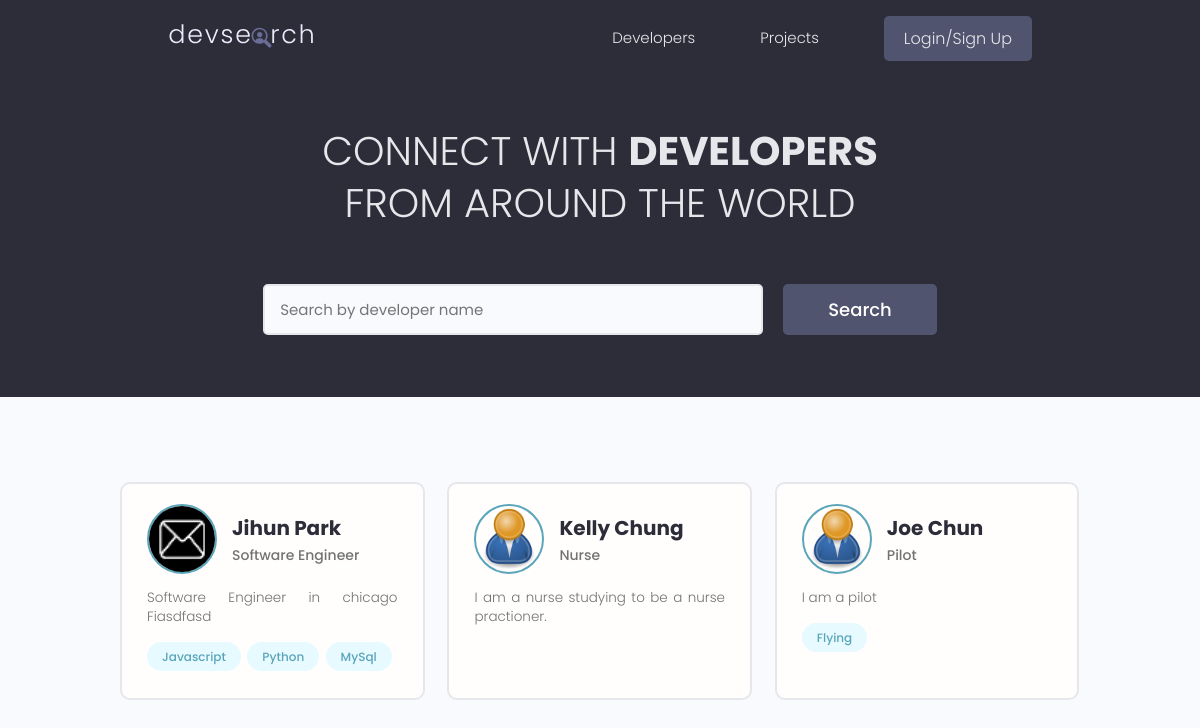
The page / on the database its author committed.
### users/models.py (models this page shows, shortened)
class Profile(models.Model):
    user = models.OneToOneField(User, on_delete=models.CASCADE, null=True, blank=True)
    name = models.CharField(max_length=200, blank=True, null=True)
    email = models.EmailField(max_length=500, blank=True, null=True)
    username = models.CharField(max_length=200, blank=True, null=True)
    location = models.CharField(max_length=200, blank=True, null=True)
    short_intro = models.CharField(max_length=200, blank=True, null=True)
    bio = models.TextField(blank=True, null=True)
    profile_image = models.ImageField(null=True, blank=True, upload_to='profiles/', default="profiles/user-default.png")
    social_github = models.CharField(max_length=200, blank=True, null=True)
    social_twitter = models.CharField(max_length=200, blank=True, null=True)
    social_linkedin = models.CharField(max_length=200, blank=True, null=True)
    social_youtube= models.CharField(max_length=200, blank=True, null=True)
    social_website = models.CharField(max_length=200, blank=True, null=True)
    created = models.DateTimeField(auto_now_add=True)
    id = models.UUIDField(default=uuid.uuid4, unique=True, primary_key=True, editable=False)

class Skill(models.Model):
    owner = models.ForeignKey(Profile, on_delete=models.CASCADE, null=True, blank=True)
    name = models.CharField(max_length=200, blank=True, null=True)
    description = models.TextField(null=True, blank=True)
    created = models.DateTimeField(auto_now_add=True)
    id = models.UUIDField(default=uuid.uuid4, unique=True, primary_key=True, editable=False)
    def __str__(self):
        return str(self.name)

### users/views.py (the view)
# urls.py: path("", views.profiles, name="profiles"),
def profiles(request):
    profiles, search_query = searchProfiles(request)
    custom_range, profiles = paginateProfiles(request, profiles, 3)
    context = {"profiles": profiles, "search_query": search_query, "custom_range": custom_range}
    return render(request, "users/profiles.html", context)

### users/utils.py (called while the page is built)
def paginateProfiles(request, profiles, results):
    page = request.GET.get("page")
    paginator = Paginator(profiles, results)
    try:
        profiles = paginator.page(page)
    except PageNotAnInteger:
        page = 1
        profiles = paginator.page(page)
    except EmptyPage:
        page = paginator.num_pages
        profiles = paginator.page(page)
    leftIndex = (int(page) - 1)
    if leftIndex < 1:
        leftIndex = 1
    rightIndex = (int(page) + 3)
    if rightIndex > paginator.num_pages:
        rightIndex = paginator.num_pages + 1
    custom_range = range(leftIndex, rightIndex)
    return custom_range, profiles

def searchProfiles(request):
    search_query = ""
    if request.GET.get("search_query"):
        search_query = request.GET.get("search_query")
    skills = Skill.objects.filter(name__iexact=search_query)
    profiles = Profile.objects.distinct().filter(
        Q(name__icontains=search_query) |
        Q(short_intro__icontains=search_query) |
        Q(skill__in=skills)
        )
    return profiles, search_query

### users/templates/users/profiles.html (shortened to what this page needs)
<!DOCTYPE html>
<html lang="en">
<head>
</head>
<body>
    {% extends 'main.html' %}
    {% block content %}
  <main class="home">
    <section class="hero-section text-center">
      <div class="container container--narrow">
        <div class="hero-section__box">
          <h2>CONNECT WITH <span>DEVELOPERS</span></h2>
          <h2>FROM AROUND THE WORLD</h2>
        </div>
        <div class="hero-section__search">
          <form class="form" action="{% url 'profiles' %}" method="get">
            <div class="form__field">
              <input class="input input--text" id="formInput#search" type="text" name="search_query"
                value="{{search_query}}" placeholder="Search by developer name" />
            </div>
            <input class="btn btn--sub btn--lg" type="submit" value="Search" />
          </form>
        </div>
      </div>
    </section>
    <section class="devlist">
      <div class="container">
        <div class="grid grid--three">
        {% for profile in profiles %}
          <div class="column card">
            <div class="dev">
              <a href="{% url 'userProfile' profile.id %}" class="card__body">
                <div class="dev__profile">
                  <img class="avatar avatar--md" src="{{ profile.profile_image.url }}" alt="image" />
                  <div class="dev__meta">
                    <h3>{{profile.name}}</h3>
                    <h5>{{profile.short_intro}}</h5>
                  </div>
                </div>
                <p class="dev__info">{{profile.bio|slice:"150"}}</p>
                <div class="dev__skills">
                {% for skill in profile.skill_set.all|slice:"5" %}
                  <span class="tag tag--pill tag--main">
                    <small>{{skill}}</small>
                  </span>
                {% endfor %}
                </div>
              </a>
            </div>
          </div>
         {% endfor %}
        </div>
      </div>
    </section>
    {% include 'pagination.html' with queryset=profiles custom_range=custom_range %}
  </main>
  {% endblock %}

### static/styles/app.css (style rules this page uses)
:root { --color-sub: #2d2d39; }
.btn--sub { background-color: var(--color-sub-light); }
.card { border: 2px solid var(--color-light); }
img { width: 100%; }
.hero-section { height: 40vh; display: flex; align-items: center; background-color: var(--color-sub); }
.hero-section__box { margin-bottom: 4rem; }
.hero-section__box > h2, .hero-section__box > h2 > span { font-size: 4rem; color: var(--color-light); line-height: 1.3; text-transform: uppercase; }
.hero-section__box > h2 { font-weight: 300; }
.hero-section__box > h2 > span { font-weight: 700; }
.hero-section__search > .form { display: flex; align-items: center; justify-content: center; gap: 2rem; }
.hero-section__search > .form input.input--text { width: 50rem; }
.devlist { margin-top: 8rem; }
.devlist .grid { align-items: stretch; }
.devlist .dev .dev__profile { display: flex; align-items: center; gap: 1.5rem; }
.devlist .dev .dev__meta h3 { color: var(--color-sub); font-size: 2rem; font-weight: 700; }
.devlist .dev .dev__meta h5 { color: var(--color-text); font-size: 1.4rem; font-weight: 500; }
.devlist .dev .dev__info { margin: 1.5rem 0; font-size: 1.35rem; line-height: 1.4; text-align: justify; }

### static/uikit/styles/modules/_variables.css (style rules this page uses)
:root { --color-main: #5aa5b9; --color-main-light: #e6faff; --color-sub: #3f4156; --color-sub-light: #51546e; --color-sub-lighter: #ededfd; --color-text: #737373; --color-gray: #8b8b8b; --color-light: #e5e7eb; --color-light-gray: #767676; --color-bg: #f8fafd; --color-white: #fffefd; --color-white-light: #f3f3f3; --color-success: #359e64; --color-success-bg: #def8e8; --color-error: #fc4b0b; --color-error-bg: #fff2ee; --font-base: 'Poppins', arial, helvetica, 'Segoe UI', roboto, ubuntu, sans-serif; --font-monospace: 'Fira Code', 'Courier New', courier, monospace; --font-regular: 300; --font-medium: 500; --font-bold: 700; --generic-shadow: 1px 1px 5px #00000010; --generic-transition: all 0.3s ease-in-out; }

### static/uikit/styles/modules/_base.css (style rules this page uses)
* { margin: 0; padding: 0; box-sizing: border-box; text-rendering: optimizeLegibility; color: inherit; font-size: inherit; }
html { font-size: 50%; }
@media only screen and (min-width: 480px) { html { font-size: 56.25%; } }
@media only screen and (min-width: 1200px) { html { font-size: 62.5%; } }
body { line-height: 1.6; font-weight: 400; font-size: 1.5rem; color: var(--color-text); background-color: var(--color-bg); min-height: 100vh; }

### static/uikit/styles/modules/_typography.css (style rules this page uses)
* { font-family: var(--font-base); }
h2 { font-size: 3.6rem; font-weight: var(--font-bold); }
h3 { font-size: 3.2rem; font-weight: var(--font-medium); }
h5 { font-size: 2.4rem; font-weight: var(--font-medium); }
h5, h6 { font-weight: var(--font-regular); }
p, span, strong { font-size: 1.6rem; color: var(--color-text); font-weight: var(--font-regular); }
a { padding-bottom: 2px; text-decoration: none; display: inline-block; color: var(--color-main); font-weight: var(--font-medium); }

### static/uikit/styles/modules/_utilities.css (style rules this page uses)
.container { width: 92%; max-width: 165rem; margin: 0 auto; box-sizing: border-box; }
.container--narrow { width: 92%; max-width: 120rem; }
@media screen and (min-width: 1000px) { .container { width: 90%; } }
@media screen and (min-width: 1000px) { .container--narrow { width: 85%; } }
@media screen and (min-width: 1200px) { .container { width: 80%; } }
@media screen and (min-width: 1200px) { .container--narrow { width: 72%; } }
.text-center { text-align: center; }

### static/uikit/styles/modules/_avatar.css (style rules this page uses)
.avatar { border-radius: 50%; border: 2px solid var(--color-main); object-fit: cover; }
.avatar--md { height: 7rem; width: 7rem; }

### static/uikit/styles/modules/_button.css (style rules this page uses)
.btn { display: inline-block; position: relative; cursor: pointer; background-color: var(--color-light); font-weight: var(--font-medium); color: var(--color-sub); text-decoration: none; padding: 1rem 2rem; border-radius: 0.5rem; border: none; width: -webkit-fit-content; width: -moz-fit-content; width: fit-content; height: -webkit-fit-content; height: -moz-fit-content; height: fit-content; font-size: 1.6rem; outline-width: 0; outline-color: transparent; -webkit-backface-visibility: hidden; backface-visibility: hidden; transition: all 0.3s ease-in-out; }
.btn--sub { background-color: var(--color-sub); color: var(--color-white); }
.btn--lg { font-size: 1.8rem; padding: 1.2rem 4.5rem; }

### static/uikit/styles/modules/_card.css (style rules this page uses)
.card { border-radius: 1rem; background-color: var(--color-white); border: 1.5px solid var(--color-light); width: auto; height: auto; margin-top: 0.5rem; margin-bottom: 0.5rem; overflow: hidden; }
.card__body, .card__header { padding: 2rem 2.5rem; }

### rows shown on the page
Profile: profile_image (picture), name "Jihun Park", short_intro "Software Engineer", bio "Software Engineer in chicago Fiasdfasd"
Skill: name "Javascript"
Skill: name "Python"
Skill: name "MySql"
Profile: profile_image (placeholder picture), name "Kelly Chung", short_intro "Nurse", bio "I am a nurse studying to be a nurse practioner."
Profile: profile_image (placeholder picture), name "Joe Chun", short_intro "Pilot", bio "I am a pilot"
Skill: name "Flying"
